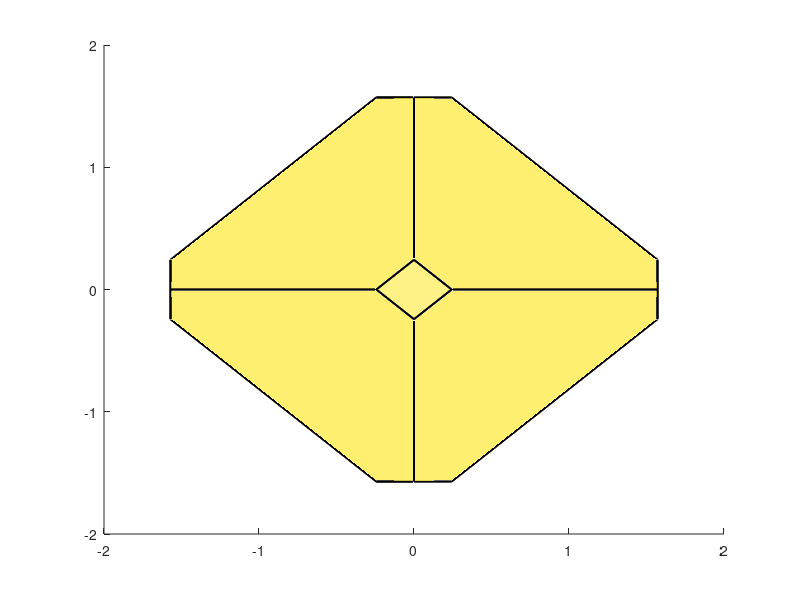

The MATLAB source for this figure: (Note: this script raises an error after producing the figure.)
%% Conceptual plots for F_{H\SO(3)}, H -> Tetrahedral symmetry group
close all; clear all; clc;

%% Parameters
hc_2 = 0.5 * pi;
hc_3 = pi / 3.0;
c = - (sqrt (3.0) * hc_3 - hc_2);

%% Tiles
tile = struct ('face_x', 0, 'face_y', 0, 'face_z', 0, 'face_center', 0);

tile(1).face_x = c * [0.0, 1.0, 0.0, -1.0];
tile(1).face_y = c * [1.0, 0.0, -1.0, 0.0];
tile(1).face_z = 0.5 * pi * [1.0, 1.0, 1.0, 1.0];

tile(2).face_z = c * [0.0, 1.0, 0.0, -1.0];
tile(2).face_y = c * [1.0, 0.0, -1.0, 0.0];
tile(2).face_x = 0.5 * pi * [1.0, 1.0, 1.0, 1.0];

tile(3).face_z = c * [0.0, 1.0, 0.0, -1.0];
tile(3).face_y = c * [1.0, 0.0, -1.0, 0.0];
tile(3).face_x = -0.5 * pi * [1.0, 1.0, 1.0, 1.0];

tile(4).face_z = c * [0.0, 1.0, 0.0, -1.0];
tile(4).face_x = c * [1.0, 0.0, -1.0, 0.0];
tile(4).face_y = 0.5 * pi * [1.0, 1.0, 1.0, 1.0];

tile(5).face_z = c * [0.0, 1.0, 0.0, -1.0];
tile(5).face_x = c * [1.0, 0.0, -1.0, 0.0];
tile(5).face_y = -0.5 * pi * [1.0, 1.0, 1.0, 1.0];

tile(6).face_x = c * [0.0, 1.0, 0.0, -1.0];
tile(6).face_y = c * [1.0, 0.0, -1.0, 0.0];
tile(6).face_z = -0.5 * pi * [1.0, 1.0, 1.0, 1.0];

tile(7).face_x = [tile(1).face_x(3), tile(1).face_x(2), tile(3).face_x(4), tile(3).face_x(3), tile(4).face_x(1), tile(4).face_x(4)];
tile(7).face_y = [tile(1).face_y(3), tile(1).face_y(2), tile(3).face_y(4), tile(3).face_y(3), tile(4).face_y(1), tile(4).face_y(4)];
tile(7).face_z = [tile(1).face_z(3), tile(1).face_z(2), tile(3).face_z(4), tile(3).face_z(3), tile(4).face_z(1), tile(4).face_z(4)];

tile(8).face_x = [tile(1).face_x(3), tile(1).face_x(2), tile(3).face_x(4), tile(3).face_x(3), tile(4).face_x(1), tile(4).face_x(4)];
tile(8).face_y = [tile(1).face_y(3), tile(1).face_y(2), tile(3).face_y(4), tile(3).face_y(3), tile(4).face_y(1), tile(4).face_y(4)];
tile(8).face_z = -[tile(1).face_z(3), tile(1).face_z(2), tile(3).face_z(4), tile(3).face_z(3), tile(4).face_z(1), tile(4).face_z(4)];

tile(9).face_x = -[tile(1).face_x(3), tile(1).face_x(2), tile(3).face_x(4), tile(3).face_x(3), tile(4).face_x(1), tile(4).face_x(4)];
tile(9).face_y = [tile(1).face_y(3), tile(1).face_y(2), tile(3).face_y(4), tile(3).face_y(3), tile(4).face_y(1), tile(4).face_y(4)];
tile(9).face_z = [tile(1).face_z(3), tile(1).face_z(2), tile(3).face_z(4), tile(3).face_z(3), tile(4).face_z(1), tile(4).face_z(4)];

tile(10).face_x = -[tile(1).face_x(3), tile(1).face_x(2), tile(3).face_x(4), tile(3).face_x(3), tile(4).face_x(1), tile(4).face_x(4)];
tile(10).face_y = [tile(1).face_y(3), tile(1).face_y(2), tile(3).face_y(4), tile(3).face_y(3), tile(4).face_y(1), tile(4).face_y(4)];
tile(10).face_z = -[tile(1).face_z(3), tile(1).face_z(2), tile(3).face_z(4), tile(3).face_z(3), tile(4).face_z(1), tile(4).face_z(4)];

tile(11).face_x = -[tile(1).face_x(3), tile(1).face_x(2), tile(3).face_x(4), tile(3).face_x(3), tile(4).face_x(1), tile(4).face_x(4)];
tile(11).face_y = -[tile(1).face_y(3), tile(1).face_y(2), tile(3).face_y(4), tile(3).face_y(3), tile(4).face_y(1), tile(4).face_y(4)];
tile(11).face_z = [tile(1).face_z(3), tile(1).face_z(2), tile(3).face_z(4), tile(3).face_z(3), tile(4).face_z(1), tile(4).face_z(4)];

tile(12).face_x = -[tile(1).face_x(3), tile(1).face_x(2), tile(3).face_x(4), tile(3).face_x(3), tile(4).face_x(1), tile(4).face_x(4)];
tile(12).face_y = -[tile(1).face_y(3), tile(1).face_y(2), tile(3).face_y(4), tile(3).face_y(3), tile(4).face_y(1), tile(4).face_y(4)];
tile(12).face_z = -[tile(1).face_z(3), tile(1).face_z(2), tile(3).face_z(4), tile(3).face_z(3), tile(4).face_z(1), tile(4).face_z(4)];

tile(13).face_x = [tile(1).face_x(3), tile(1).face_x(2), tile(3).face_x(4), tile(3).face_x(3), tile(4).face_x(1), tile(4).face_x(4)];
tile(13).face_y = -[tile(1).face_y(3), tile(1).face_y(2), tile(3).face_y(4), tile(3).face_y(3), tile(4).face_y(1), tile(4).face_y(4)];
tile(13).face_z = [tile(1).face_z(3), tile(1).face_z(2), tile(3).face_z(4), tile(3).face_z(3), tile(4).face_z(1), tile(4).face_z(4)];

tile(14).face_x = [tile(1).face_x(3), tile(1).face_x(2), tile(3).face_x(4), tile(3).face_x(3), tile(4).face_x(1), tile(4).face_x(4)];
tile(14).face_y = -[tile(1).face_y(3), tile(1).face_y(2), tile(3).face_y(4), tile(3).face_y(3), tile(4).face_y(1), tile(4).face_y(4)];
tile(14).face_z = -[tile(1).face_z(3), tile(1).face_z(2), tile(3).face_z(4), tile(3).face_z(3), tile(4).face_z(1), tile(4).face_z(4)];

%% Plots
% figure ('units', 'normalized', 'outerposition', [0.0, 0.0, 1.0, 1.0]);
hold on;

for face_index = 1:6
    trisurf ([1, 2, 3, 4, 1],...
        tile(face_index).face_x, tile(face_index).face_y,...
        tile(face_index).face_z, 'FaceAlpha', 0.55, 'Linewidth', 1.3);
end

for face_index = 7:14
    trisurf ([1, 2, 3, 4, 5, 6, 1], ...
        tile(face_index).face_x, tile(face_index).face_y,...
        tile(face_index).face_z, 'FaceAlpha', 0.65, 'Linewidth', 1.3);
end

plot_properties();